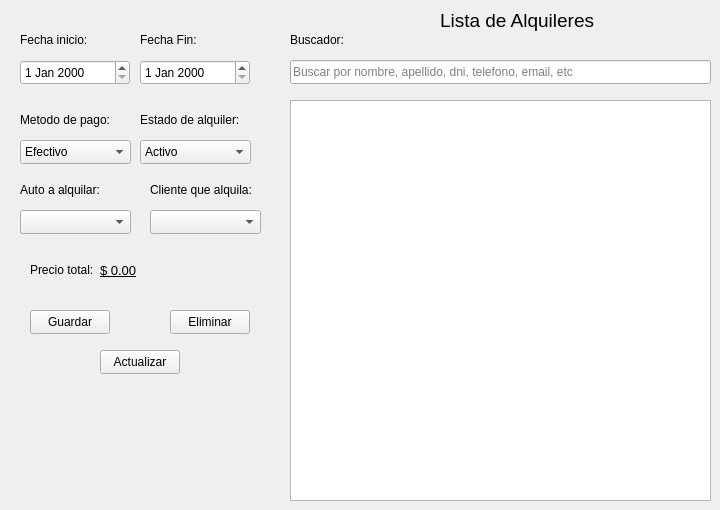
        <widget class="QWidget" name="Alquiler">
         <attribute name="title">
          <string>Alquileres</string>
         </attribute>
         <widget class="QPushButton" name="btnEliminarAlquiler">
          <property name="geometry">
           <rect>
            <x>170</x>
            <y>310</y>
            <width>80</width>
            <height>24</height>
           </rect>
          </property>
          <property name="text">
           <string>Eliminar</string>
          </property>
         </widget>
         <widget class="QLabel" name="lblMetodoPagoAlquiler">
          <property name="geometry">
           <rect>
            <x>20</x>
            <y>100</y>
            <width>101</width>
            <height>40</height>
           </rect>
          </property>
          <property name="text">
           <string>Metodo de pago:</string>
          </property>
         </widget>
         <widget class="QLabel" name="lblEstadoAlquiler">
          <property name="geometry">
           <rect>
            <x>140</x>
            <y>100</y>
            <width>111</width>
            <height>40</height>
           </rect>
          </property>
          <property name="text">
           <string>Estado de alquiler:</string>
          </property>
         </widget>
         <widget class="QLabel" name="lblFechaInicioAlquiler">
          <property name="geometry">
           <rect>
            <x>20</x>
            <y>20</y>
            <width>75</width>
            <height>40</height>
           </rect>
          </property>
          <property name="text">
           <string>Fecha inicio:</string>
          </property>
         </widget>
         <widget class="QLabel" name="lblFechaFinAlquiler">
          <property name="geometry">
           <rect>
            <x>140</x>
            <y>20</y>
            <width>75</width>
            <height>40</height>
           </rect>
          </property>
          <property name="text">
           <string>Fecha Fin:</string>
          </property>
         </widget>
         <widget class="QComboBox" name="cmbMetodoPagoAlquiler">
          <property name="geometry">
           <rect>
            <x>20</x>
            <y>140</y>
            <width>111</width>
            <height>24</height>
           </rect>
          </property>
          <item>
           <property name="text">
            <string>Efectivo</string>
           </property>
          </item>
          <item>
           <property name="text">
            <string>Debito</string>
           </property>
          </item>
          <item>
           <property name="text">
            <string>Transferencia</string>
           </property>
          </item>
          <item>
           <property name="text">
            <string>Credito</string>
           </property>
          </item>
         </widget>
         <widget class="QPushButton" name="btnGuardarAlquiler">
          <property name="geometry">
           <rect>
            <x>30</x>
            <y>310</y>
            <width>80</width>
            <height>24</height>
           </rect>
          </property>
          <property name="text">
           <string>Guardar</string>
          </property>
         </widget>
         <widget class="QLabel" name="lblListaAlquileres">
          <property name="geometry">
           <rect>
            <x>440</x>
            <y>0</y>
            <width>161</width>
            <height>41</height>
           </rect>
          </property>
          <property name="font">
           <font>
            <pointsize>14</pointsize>
           </font>
          </property>
          <property name="text">
           <string>Lista de Alquileres</string>
          </property>
         </widget>
         <widget class="QTableWidget" name="tblAlquileres">
          <property name="geometry">
           <rect>
            <x>290</x>
            <y>100</y>
            <width>421</width>
            <height>401</height>
           </rect>
          </property>
         </widget>
         <widget class="QLabel" name="lblBuscadorAlquiler">
          <property name="geometry">
           <rect>
            <x>290</x>
            <y>20</y>
            <width>75</width>
            <height>40</height>
           </rect>
          </property>
          <property name="text">
           <string>Buscador:</string>
          </property>
         </widget>
         <widget class="QLineEdit" name="txtBuscadorAlquiler">
          <property name="geometry">
           <rect>
            <x>290</x>
            <y>60</y>
            <width>421</width>
            <height>24</height>
           </rect>
          </property>
          <property name="placeholderText">
           <string>Buscar por nombre, apellido, dni, telefono, email, etc</string>
          </property>
         </widget>
         <widget class="QPushButton" name="btnActualizarAlquiler">
          <property name="geometry">
           <rect>
            <x>100</x>
            <y>350</y>
            <width>80</width>
            <height>24</height>
           </rect>
          </property>
          <property name="text">
           <string>Actualizar</string>
          </property>
         </widget>
         <widget class="QComboBox" name="cmbEstadoAlquiler">
          <property name="geometry">
           <rect>
            <x>140</x>
            <y>140</y>
            <width>111</width>
            <height>24</height>
           </rect>
          </property>
          <item>
           <property name="text">
            <string>Activo</string>
           </property>
          </item>
          <item>
           <property name="text">
            <string>Cancelado</string>
           </property>
          </item>
          <item>
           <property name="text">
            <string>Finalizado</string>
           </property>
          </item>
         </widget>
         <widget class="QLabel" name="lblPrecioTotalAlquiler">
          <property name="geometry">
           <rect>
            <x>30</x>
            <y>250</y>
            <width>71</width>
            <height>40</height>
           </rect>
          </property>
          <property name="text">
           <string>Precio total:</string>
          </property>
         </widget>
         <widget class="QLabel" name="lblTotalAlquiler">
          <property name="geometry">
           <rect>
            <x>100</x>
            <y>250</y>
            <width>161</width>
            <height>40</height>
           </rect>
          </property>
          <property name="font">
           <font>
            <pointsize>10</pointsize>
            <underline>true</underline>
           </font>
          </property>
          <property name="text">
           <string>$ 0.00</string>
          </property>
         </widget>
         <widget class="QDateEdit" name="dteFechaInicioAlquiler">
          <property name="geometry">
           <rect>
            <x>20</x>
            <y>60</y>
            <width>110</width>
            <height>25</height>
           </rect>
          </property>
         </widget>
         <widget class="QDateEdit" name="dteFechaFinAlquiler">
          <property name="geometry">
           <rect>
            <x>140</x>
            <y>60</y>
            <width>110</width>
            <height>25</height>
           </rect>
          </property>
         </widget>
         <widget class="QLabel" name="lblAutoAlquiler">
          <property name="geometry">
           <rect>
            <x>20</x>
            <y>170</y>
            <width>101</width>
            <height>40</height>
           </rect>
          </property>
          <property name="text">
           <string>Auto a alquilar:</string>
          </property>
         </widget>
         <widget class="QComboBox" name="cmbAutoAlquiler">
          <property name="geometry">
           <rect>
            <x>20</x>
            <y>210</y>
            <width>111</width>
            <height>24</height>
           </rect>
          </property>
         </widget>
         <widget class="QLabel" name="lblClienteAlquiler">
          <property name="geometry">
           <rect>
            <x>150</x>
            <y>170</y>
            <width>111</width>
            <height>40</height>
           </rect>
          </property>
          <property name="text">
           <string>Cliente que alquila:</string>
          </property>
         </widget>
         <widget class="QComboBox" name="cmbClienteAlquiler">
          <property name="geometry">
           <rect>
            <x>150</x>
            <y>210</y>
            <width>111</width>
            <height>24</height>
           </rect>
          </property>
         </widget>
        </widget>
